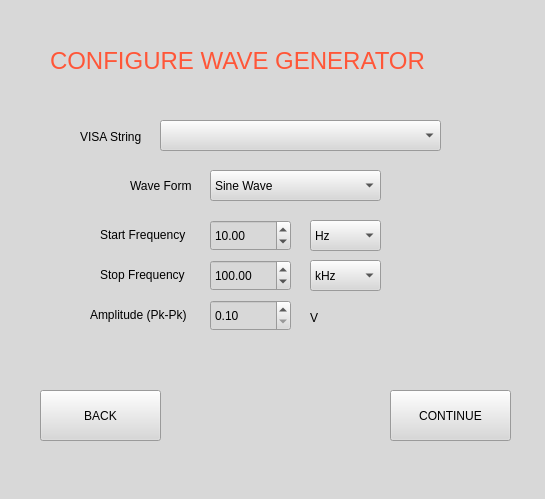
<?xml version="1.0" encoding="UTF-8"?>
<ui version="4.0">
 <class>MainWindow</class>
 <widget class="QMainWindow" name="MainWindow">
  <property name="geometry">
   <rect>
    <x>0</x>
    <y>0</y>
    <width>545</width>
    <height>499</height>
   </rect>
  </property>
  <property name="windowTitle">
   <string>MainWindow</string>
  </property>
  <property name="styleSheet">
   <string notr="true">background-color: rgb(216, 216, 216);</string>
  </property>
  <widget class="QWidget" name="centralwidget">
   <widget class="QLabel" name="label">
    <property name="geometry">
     <rect>
      <x>50</x>
      <y>30</y>
      <width>471</width>
      <height>61</height>
     </rect>
    </property>
    <property name="font">
     <font>
      <family>MS Shell Dlg 2</family>
      <pointsize>18</pointsize>
      <weight>9</weight>
      <italic>false</italic>
      <bold>false</bold>
     </font>
    </property>
    <property name="styleSheet">
     <string notr="true">font: 75 18pt &quot;MS Shell Dlg 2&quot;;
color: rgb(255, 86, 56);</string>
    </property>
    <property name="text">
     <string>CONFIGURE WAVE GENERATOR</string>
    </property>
   </widget>
   <widget class="QLabel" name="label_2">
    <property name="geometry">
     <rect>
      <x>80</x>
      <y>129</y>
      <width>91</width>
      <height>16</height>
     </rect>
    </property>
    <property name="text">
     <string>VISA String</string>
    </property>
   </widget>
   <widget class="QLabel" name="label_3">
    <property name="geometry">
     <rect>
      <x>130</x>
      <y>175</y>
      <width>71</width>
      <height>21</height>
     </rect>
    </property>
    <property name="text">
     <string>Wave Form</string>
    </property>
   </widget>
   <widget class="QComboBox" name="waveFormBox">
    <property name="geometry">
     <rect>
      <x>210</x>
      <y>170</y>
      <width>171</width>
      <height>31</height>
     </rect>
    </property>
    <item>
     <property name="text">
      <string>Sine Wave</string>
     </property>
    </item>
    <item>
     <property name="text">
      <string>Square Wave</string>
     </property>
    </item>
    <item>
     <property name="text">
      <string>Triangle Wave</string>
     </property>
    </item>
   </widget>
   <widget class="QLabel" name="label_4">
    <property name="geometry">
     <rect>
      <x>100</x>
      <y>219</y>
      <width>91</width>
      <height>31</height>
     </rect>
    </property>
    <property name="text">
     <string>Start Frequency</string>
    </property>
   </widget>
   <widget class="QLabel" name="label_5">
    <property name="geometry">
     <rect>
      <x>100</x>
      <y>259</y>
      <width>91</width>
      <height>31</height>
     </rect>
    </property>
    <property name="text">
     <string>Stop Frequency</string>
    </property>
   </widget>
   <widget class="QLabel" name="label_6">
    <property name="geometry">
     <rect>
      <x>90</x>
      <y>299</y>
      <width>111</width>
      <height>31</height>
     </rect>
    </property>
    <property name="text">
     <string>Amplitude (Pk-Pk)</string>
    </property>
   </widget>
   <widget class="QLabel" name="nln">
    <property name="geometry">
     <rect>
      <x>310</x>
      <y>310</y>
      <width>21</width>
      <height>16</height>
     </rect>
    </property>
    <property name="text">
     <string>V</string>
    </property>
   </widget>
   <widget class="QPushButton" name="continueButton">
    <property name="geometry">
     <rect>
      <x>390</x>
      <y>390</y>
      <width>121</width>
      <height>51</height>
     </rect>
    </property>
    <property name="text">
     <string>CONTINUE</string>
    </property>
   </widget>
   <widget class="QLabel" name="errorLabel">
    <property name="geometry">
     <rect>
      <x>120</x>
      <y>350</y>
      <width>271</width>
      <height>16</height>
     </rect>
    </property>
    <property name="text">
     <string/>
    </property>
   </widget>
   <widget class="QComboBox" name="startFreqMult">
    <property name="geometry">
     <rect>
      <x>310</x>
      <y>220</y>
      <width>71</width>
      <height>31</height>
     </rect>
    </property>
    <item>
     <property name="text">
      <string>Hz</string>
     </property>
    </item>
    <item>
     <property name="text">
      <string>kHz</string>
     </property>
    </item>
    <item>
     <property name="text">
      <string>MHz</string>
     </property>
    </item>
   </widget>
   <widget class="QComboBox" name="stopFreqMult">
    <property name="geometry">
     <rect>
      <x>310</x>
      <y>260</y>
      <width>71</width>
      <height>31</height>
     </rect>
    </property>
    <property name="currentIndex">
     <number>1</number>
    </property>
    <item>
     <property name="text">
      <string>Hz</string>
     </property>
    </item>
    <item>
     <property name="text">
      <string>kHz</string>
     </property>
    </item>
    <item>
     <property name="text">
      <string>MHz</string>
     </property>
    </item>
   </widget>
   <widget class="QDoubleSpinBox" name="startFreqBox">
    <property name="geometry">
     <rect>
      <x>210</x>
      <y>220</y>
      <width>81</width>
      <height>31</height>
     </rect>
    </property>
    <property name="minimum">
     <double>1.000000000000000</double>
    </property>
    <property name="maximum">
     <double>99999999.989999994635582</double>
    </property>
    <property name="value">
     <double>10.000000000000000</double>
    </property>
   </widget>
   <widget class="QDoubleSpinBox" name="stopFreqBox">
    <property name="geometry">
     <rect>
      <x>210</x>
      <y>260</y>
      <width>81</width>
      <height>31</height>
     </rect>
    </property>
    <property name="maximum">
     <double>99999999.989999994635582</double>
    </property>
    <property name="value">
     <double>100.000000000000000</double>
    </property>
   </widget>
   <widget class="QDoubleSpinBox" name="ampBox">
    <property name="geometry">
     <rect>
      <x>210</x>
      <y>300</y>
      <width>81</width>
      <height>31</height>
     </rect>
    </property>
    <property name="minimum">
     <double>0.100000000000000</double>
    </property>
    <property name="maximum">
     <double>30.000000000000000</double>
    </property>
   </widget>
   <widget class="QPushButton" name="backButton">
    <property name="geometry">
     <rect>
      <x>40</x>
      <y>390</y>
      <width>121</width>
      <height>51</height>
     </rect>
    </property>
    <property name="text">
     <string>BACK</string>
    </property>
   </widget>
   <widget class="QComboBox" name="visaStringWave">
    <property name="geometry">
     <rect>
      <x>160</x>
      <y>120</y>
      <width>281</width>
      <height>31</height>
     </rect>
    </property>
   </widget>
  </widget>
  <widget class="QStatusBar" name="statusbar"/>
 </widget>
 <resources/>
 <connections/>
</ui>
